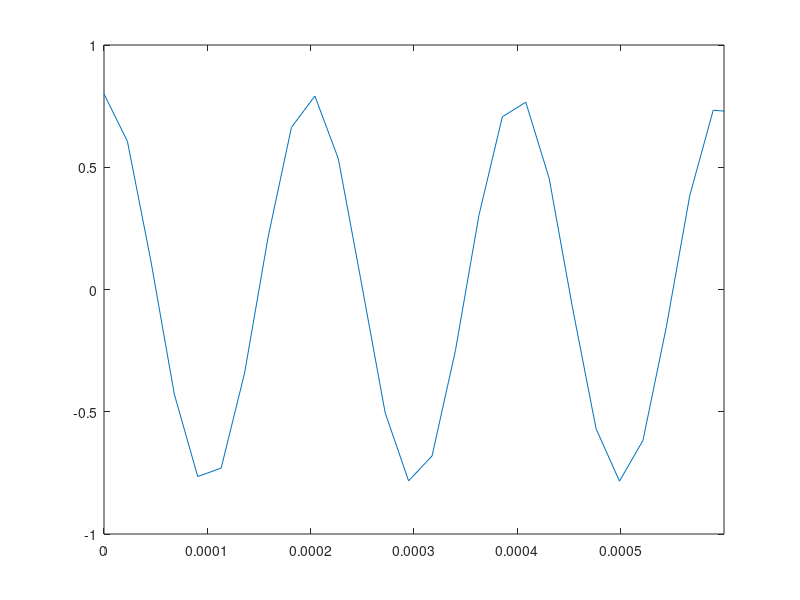
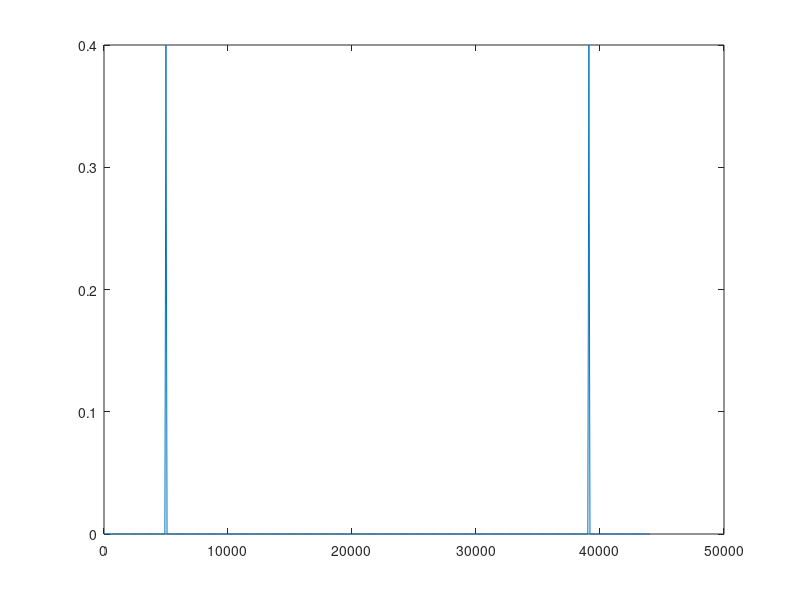
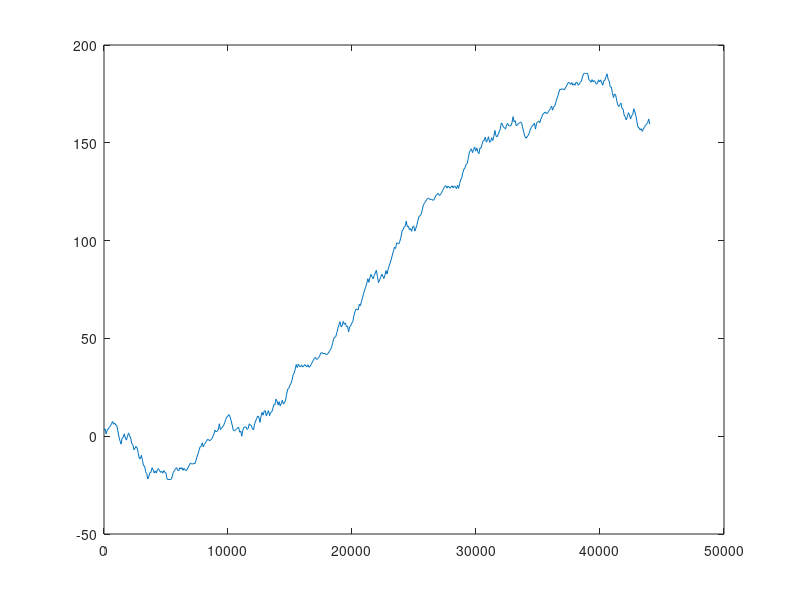

Recreate these plots in MATLAB, in order.
fc = 44100;
sinc = 1/fc;
dur = 0.1;
t = [0:sinc:dur-sinc];

winsize = 512;
winmezzi = floor(winsize/2);

h = hanning(winsize)';

binsize = fc/winsize;

%freq = 5038;
freq = 58*binsize;

amp = 0.8;

x = amp*(exp(i*2*pi*freq*t)+exp(-i*2*pi*freq*t))/2;

F = [0:binsize:(fc-binsize)];

x1 = x(1:winsize).*h;

fftbuffer = zeros(1, winsize);

fftbuffer (1:winmezzi) = x1(winmezzi+1:winsize); % parte destra
fftbuffer (winmezzi+1:winsize) = x1(1:winmezzi); % parte sinistra

Y = fft(x, winsize);

figure(1)
plot(t(1:winsize), fftbuffer)
axis([0 0.0006 -1 1 ])

figure(2)
plot(F, abs(Y)/winsize)

figure(3)
plot(F, unwrap(angle(Y())))
